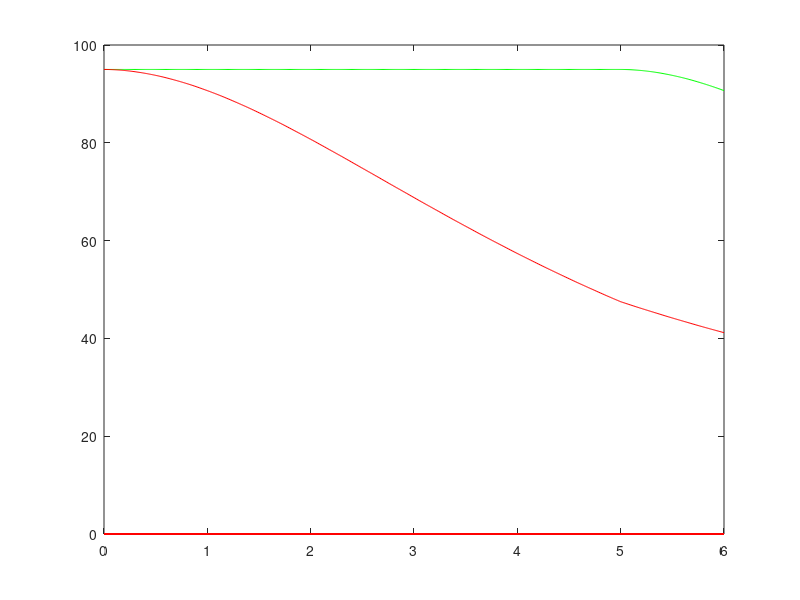

This figure's MATLAB source:
function sigmoidEmaxplot
ce50 = input ('Ce50 = ');
ce50shift = input ('Ce50 shift =');

ce = 0:0.01:6;
basebis = 95;
predbis = zeros(length(ce));
noshiftpredbis = predbis;

for i = 1:1:length(ce)
    if ce(i) - ce50shift <= 0
        predbis(i) = basebis;
    elseif ce(i) - ce50shift > ce50
        predbis(i) = basebis*((ce50^1.47))/(ce50^1.47+(ce(i)-ce50shift)^1.47);
    else
        predbis(i) = basebis*((ce50^1.89))/(ce50^1.89+(ce(i)-ce50shift)^1.89);
    end
end

for i = 1:1:length(ce)
    if ce(i) > ce50
        noshiftpredbis(i) = basebis*((ce50^1.47))/(ce50^1.47+(ce(i))^1.47);
    else
        noshiftpredbis(i) = basebis*((ce50^1.89))/(ce50^1.89+(ce(i))^1.89);
    end
end


plot(ce, predbis, 'g-', ce, noshiftpredbis, 'r-')